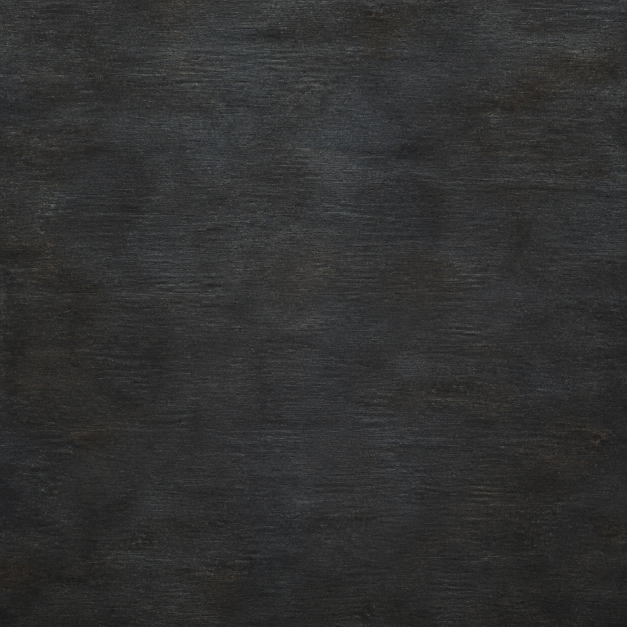
#> input picture tools/assets/source/production_gui/production_surface_source.png, 1254 x 1254 px (shown at 1/2 size)
$ python build_adiscord_intelligence_ui_assets.py
#> lines starting #> are read from the running program, lines starting #| are printed output that depends on the picture
### tools/lib/adiscord_ui_surfaces.py
"""Shared deterministic surfaces for the remaining A-Discord interface skin."""

from __future__ import annotations

from dataclasses import dataclass
from io import BytesIO
from pathlib import Path

from PIL import Image, ImageDraw, ImageEnhance, ImageOps


Color = tuple[int, int, int, int]


@dataclass(frozen=True)
class UiPalette:
    deep: Color
    panel: Color
    edge: Color
    edge_light: Color
    accent: Color
    accent_light: Color


PALETTES = {
    "technology": UiPalette(
        (7, 11, 12, 255),
        (17, 24, 25, 255),
        (55, 69, 70, 255),
        (104, 124, 123, 255),
        (48, 126, 126, 255),
        (74, 166, 162, 255),
    ),
    "logistics": UiPalette(
        (10, 10, 8, 255),
        (25, 22, 17, 255),
        (75, 64, 47, 255),
        (132, 112, 75, 255),
        (153, 101, 43, 255),
        (197, 142, 67, 255),
    ),
    "deployment": UiPalette(
        (8, 10, 7, 255),
        (21, 25, 17, 255),
        (64, 70, 49, 255),
        (112, 121, 79, 255),
        (91, 111, 57, 255),
        (132, 151, 78, 255),
    ),
    "intelligence": UiPalette(
        (7, 9, 12, 255),
        (17, 21, 27, 255),
        (54, 65, 78, 255),
        (98, 116, 135, 255),
        (58, 91, 121, 255),
        (84, 128, 164, 255),
    ),
}


def load_surface_source(
    path: Path,
    minimum_size: tuple[int, int] = (1024, 1024),
) -> Image.Image:
#> called with minimum_size = (1024, 1024)
    if not path.is_file():
        raise RuntimeError(f"missing UI surface source: {path}")
    with Image.open(path) as source_image:
#> source_image is the input picture: PIL image 1254x1254 RGB; mean R, G, B 48.5, 48.7, 48.6
        source = source_image.convert("RGBA")
#> call 2 of load_surface_source, with minimum_size = (256, 384)
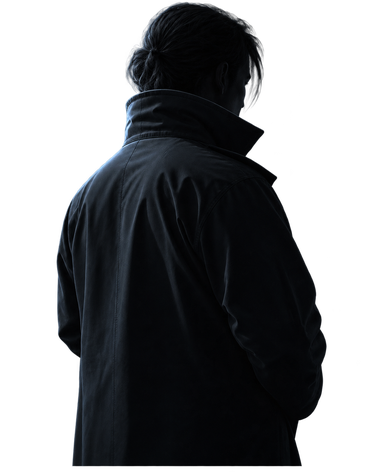
#> input picture tools/assets/source/intelligence_gui/ADISCORD_intelligence_agent_cutout.png, 384 x 472 px
#> in load_surface_source, source_image is the input picture: PIL image 384x472 RGBA; mean R, G, B, A 6.7, 8.2, 10.2, 124.7
    if source.width < minimum_size[0] or source.height < minimum_size[1]:
        raise RuntimeError(
            f"UI surface source must be at least {minimum_size}, got {source.size}: {path}"
        )
    return source


# [217 lines left out: functions metal_surface, surface, _inset_span, _filled_outline, outer_frame, recessed_well and 8 more, not called in this run]


TEXT_OUTPUT_SUFFIXES = frozenset({".gui", ".gfx", ".txt", ".yml", ".asset", ".lua"})


# [35 lines left out: functions _with_existing_newlines, apply_or_check, not called in this run]

### tools/lib/paths.py
"""Stable repository-path helpers for package modules and root-level facades.

``repository_root`` derives the root from this file's location, so it is
identical when imported as ``tools.lib.paths`` or as ``lib.paths`` by a tool
run directly from the legacy ``tools/`` directory.
"""

from __future__ import annotations

import re
from pathlib import Path


def repository_root() -> Path:
    """Return the A-Discord repository root containing the ``tools`` directory."""
    return Path(__file__).resolve().parents[2]


# [27 lines left out: function source_section, not called in this run]

### tools/builders/build_adiscord_intelligence_ui_assets.py
#!/usr/bin/env python3
"""Build the semantic A-Discord intelligence-agency and operative surface set."""

from __future__ import annotations

import argparse
import hashlib
from io import BytesIO
from pathlib import Path
import re

from PIL import Image, ImageChops, ImageDraw, ImageEnhance, ImageFilter, ImageOps

from tools.lib.adiscord_ui_contracts import (
    SpriteContract,
    contact_sheet,
    render_gfx_entry,
    replace_gui_block,
    validate_contract_image,
)
from tools.lib.adiscord_ui_surfaces import (
    PALETTES,
    apply_or_check,
    dds_bytes,
    framed_panel,
    load_surface_source,
    metal_surface,
    outer_frame,
    partial_rails,
    raised_field,
    recessed_well,
    replace_counted,
    status_band,
)
from tools.lib.paths import repository_root


ROOT = repository_root()
BASE_GAME = Path(r"Z:\SteamLibrary\steamapps\common\Hearts of Iron IV")
BASE_INTERFACE = BASE_GAME / "interface"
METAL_SOURCE = ROOT / "tools/assets/source/production_gui/production_surface_source.png"
HEADER_SOURCE = (
    ROOT / "tools/assets/source/intelligence_gui/ADISCORD_intelligence_agent_cutout.png"
)
TERRAIN_SOURCE = ROOT / "map/terrain.bmp"
OUTPUT_DIR = ROOT / "gfx/interface/intelligence/ui"
PREVIEW = ROOT / "docs/development/previews/ADISCORD_intelligence_preview.png"
GFX_OUTPUT = ROOT / "interface/ADISCORD_intelligence_ui.gfx"

EFFECT = "gfx/FX/buttonstate_nodowneffect.lua"
BUTTON_EFFECT = "gfx/FX/buttonstate.lua"
VIOLET = (104, 78, 128, 255)
VIOLET_LIGHT = (143, 111, 164, 255)
STEEL_BLUE = (67, 103, 133, 255)
WARM_COMPLETE = (148, 119, 71, 255)


INTELLIGENCE_CONTRACTS = (
    SpriteContract(
        "GFX_intelligence_agency_header",
        "GFX_ADISCORD_intelligence_agency_header",
        "ADISCORD_intelligence_agency_header.dds",
        "spriteType",
        (519, 109),
    ),
    SpriteContract(
        "GFX_empty_agency_slot_glow",
        "GFX_ADISCORD_intelligence_creation_glow",
        "ADISCORD_intelligence_creation_glow.dds",
        "frameAnimatedSpriteType",
        (950, 78),
        frames=2,
        effect_file="gfx/FX/buttonstate_blendframes.lua",
        always_transparent=True,
        extra_lines=(
            "animation_rate_fps = 1",
            "looping = yes",
            "play_on_show = yes",
            "pause_on_loop = 0.0",
        ),
    ),
    SpriteContract(
        "GFX_tiled_window_insigna",
        "GFX_ADISCORD_intelligence_window_shell",
        "ADISCORD_intelligence_window_shell.dds",
        "corneredTileSpriteType",
        (317, 444),
        border_size=(64, 222),
        effect_file=EFFECT,
    ),
    SpriteContract(
        "GFX_tiled_bg",
        "GFX_ADISCORD_intelligence_content_tile",
        "ADISCORD_intelligence_content_tile.dds",
        "corneredTileSpriteType",
        (192, 192),
        border_size=(64, 64),
        effect_file=EFFECT,
        tiling_center=True,
    ),
    SpriteContract(
        "GFX_tiled_paper_bg",
        "GFX_ADISCORD_intelligence_paper_tile",
        "ADISCORD_intelligence_paper_tile.dds",
        "corneredTileSpriteType",
        (192, 192),
        border_size=(64, 64),
        effect_file=EFFECT,
        tiling_center=True,
    ),
    SpriteContract(
        "GFX_tiled_window_transparent",
        "GFX_ADISCORD_intelligence_transparent_tile",
        "ADISCORD_intelligence_transparent_tile.dds",
        "corneredTileSpriteType",
        (3, 3),
        border_size=(1, 1),
        effect_file=EFFECT,
    ),
    SpriteContract(
        "GFX_agency_upgrade_cost_background",
        "GFX_ADISCORD_intelligence_cost_tile",
        "ADISCORD_intelligence_cost_tile.dds",
        "corneredTileSpriteType",
        (40, 50),
        border_size=(8, 8),
        always_transparent=True,
    ),
    SpriteContract(
        "GFX_intel_header_bg",
        "GFX_ADISCORD_intelligence_branches_header",
        "ADISCORD_intelligence_branches_header.dds",
        "spriteType",
        (519, 109),
    ),
    SpriteContract(
        "GFX_intel_header_bg",
        "GFX_ADISCORD_intelligence_agents_header",
        "ADISCORD_intelligence_agents_header.dds",
        "spriteType",
        (519, 109),
    ),
    SpriteContract(
        "GFX_create_agency_bg",
        "GFX_ADISCORD_intelligence_create",
        "ADISCORD_intelligence_create.dds",
        "spriteType",
        (508, 99),
    ),
    SpriteContract(
        "GFX_agency_branch_upgrades_popup_bg",
        "GFX_ADISCORD_intelligence_branches_popup",
        "ADISCORD_intelligence_branches_popup.dds",
        "spriteType",
        (1092, 91),
        effect_file=EFFECT,
    ),
    SpriteContract(
        "GFX_agency_branch_upgrade_entry_bg",
        "GFX_ADISCORD_intelligence_branch_row",
        "ADISCORD_intelligence_branch_row.dds",
        "spriteType",
        (1040, 136),
        effect_file=EFFECT,
    ),
    SpriteContract(
        "GFX_operatives_bg",
        "GFX_ADISCORD_intelligence_operatives",
        "ADISCORD_intelligence_operatives.dds",
        "spriteType",
        (522, 76),
    ),
    SpriteContract(
        "GFX_operations_tab_large",
        "GFX_ADISCORD_intelligence_tabs",
        "ADISCORD_intelligence_tabs.dds",
        "spriteType",
        (524, 53),
        frames=2,
    ),
    SpriteContract(
        "GFX_operation_entry_bg",
        "GFX_ADISCORD_intelligence_operation_row",
        "ADISCORD_intelligence_operation_row.dds",
        "spriteType",
        (1038, 89),
        frames=2,
    ),
    SpriteContract(
        "GFX_cryptology_country_entry_bg",
        "GFX_ADISCORD_intelligence_crypto_row",
        "ADISCORD_intelligence_crypto_row.dds",
        "spriteType",
        (516, 87),
    ),
    SpriteContract(
        "GFX_cryptology_country_entry_selected_bg",
        "GFX_ADISCORD_intelligence_crypto_selected",
        "ADISCORD_intelligence_crypto_selected.dds",
        "spriteType",
        (516, 87),
    ),
    SpriteContract(
        "GFX_operatives_required_bg",
        "GFX_ADISCORD_intelligence_required",
        "ADISCORD_intelligence_required.dds",
        "spriteType",
        (33, 29),
    ),
    SpriteContract(
        "GFX_group_add_operative_bg",
        "GFX_ADISCORD_intelligence_add_operative",
        "ADISCORD_intelligence_add_operative.dds",
        "spriteType",
        (61, 83),
    ),
    SpriteContract(
        "GFX_operative_missionbar_bg",
        "GFX_ADISCORD_intelligence_mission_bar",
        "ADISCORD_intelligence_mission_bar.dds",
        "spriteType",
        (402, 79),
        effect_file=EFFECT,
    ),
    SpriteContract(
        "GFX_button_221x34",
        "GFX_ADISCORD_intelligence_create_button",
        "ADISCORD_intelligence_create_button.dds",
        "textSpriteType",
        (221, 36),
        effect_file=BUTTON_EFFECT,
    ),
    SpriteContract(
        "GFX_spymaster_button",
        "GFX_ADISCORD_intelligence_command_button",
        "ADISCORD_intelligence_command_button.dds",
        "textSpriteType",
        (214, 28),
        effect_file=BUTTON_EFFECT,
    ),
    SpriteContract(
        "GFX_agency_branch_upgrade_button",
        "GFX_ADISCORD_intelligence_upgrade_card",
        "ADISCORD_intelligence_upgrade_card.dds",
        "spriteType",
        (99, 80),
    ),
)


DOSSIER_SURFACES = (
    ("GFX_operations_clipboard_top_bg", "dossier_top", (500, 91)),
    ("GFX_operations_clipboard_mid_bg", "dossier_mid", (500, 126)),
    ("GFX_operations_clipboard_bottom_bg", "dossier_bottom", (500, 209)),
    ("GFX_phase_title_bg", "dossier_caption", (147, 40)),
    ("GFX_list_entry_bg", "dossier_resource", (254, 35)),
    ("GFX_resource_bg", "dossier_equipment", (85, 27)),
    ("GFX_operation_bottom_bg", "dossier_footer", (752, 40)),
    ("GFX_container_target_info_bg", "dossier_target", (254, 94)),
    ("GFX_reward_bg", "dossier_reward", (500, 74)),
)
INTELLIGENCE_CONTRACTS += tuple(
    SpriteContract(
        source,
        f"GFX_ADISCORD_intelligence_{role}",
        f"ADISCORD_intelligence_{role}.dds",
        "spriteType",
        size,
    )
    for source, role, size in DOSSIER_SURFACES
)
INTELLIGENCE_CONTRACTS += (
    SpriteContract(
        "GFX_tiled_header",
        "GFX_ADISCORD_intelligence_dossier_header",
        "ADISCORD_intelligence_dossier_header.dds",
        "corneredTileSpriteType",
        (40, 40),
        border_size=(8, 8),
        effect_file=EFFECT,
    ),
)


VANILLA_FILES = {
    "operationoverview.gui": "8205aa3edcbcabff93de754de8babba02b6f7b6db30aebef3521017d299eaa71",
    "operationoverview.gfx": "5347d49b84e9eba4d69bd6c6ed2811b1be50680ff62b0d188430236d05486dfc",
    "countryintelligenceagencyview.gui": "e054c3f7498a54211cb0dab874a39dd989b659eca213b227a9cf248525ab2808",
    "countryintelligenceagencyview.gfx": "ab35b478ca6b1e3e22b471b12730629d1b0643f9255cced8e58df5597aea1950",
    "operative.gui": "bcdfa922932131db91c26dab7323e24456ae094b65c2aa2e7b77478c8dc5aa22",
    "operativeleader.gui": "d2463ae3fc50eefe575c20a4b02bbab79b9f33e3e63678c3227a1510129410ae",
    "operativeleader.gfx": "f3ff58f344a1dcae6db664bcea70d3fe44ec1e64571f7165f5a135d927218f0f",
}


FILE_REPLACEMENTS = {
    "operationoverview.gui": {
        **{source: (f"GFX_ADISCORD_intelligence_{role}", 1) for source, role, _size in DOSSIER_SURFACES},
        "GFX_list_entry_bg": ("GFX_ADISCORD_intelligence_dossier_resource", 3),
        "GFX_tiled_paper_w_frame_bg": ("GFX_ADISCORD_intelligence_window_shell", 1),
        "GFX_tiled_header": ("GFX_ADISCORD_intelligence_dossier_header", 1),
    },
    "countryintelligenceagencyview.gui": {
        "GFX_intelligence_agency_header": ("GFX_ADISCORD_intelligence_agency_header", 1),
        "GFX_tiled_window_1b_thin_border": (
            "GFX_ADISCORD_intelligence_content_tile",
            1,
        ),
        "GFX_tiled_bg": ("GFX_ADISCORD_intelligence_content_tile", 1),
        "GFX_tiled_paper_bg": ("GFX_ADISCORD_intelligence_paper_tile", 2),
        "GFX_tiled_paper_flat_bg": (
            "GFX_ADISCORD_intelligence_paper_tile",
            1,
        ),
        "GFX_tiled_paper_w_frame_bg": (
            "GFX_ADISCORD_intelligence_paper_tile",
            1,
        ),
        "GFX_tiled_window_insigna": (
            "GFX_ADISCORD_intelligence_window_shell",
            1,
        ),
        "GFX_tiled_window_transparent": (
            "GFX_ADISCORD_intelligence_transparent_tile",
            1,
        ),
        "GFX_operations_tab_large": ("GFX_ADISCORD_intelligence_tabs", 2),
        "GFX_agency_branch_upgrades_popup_bg": (
            "GFX_ADISCORD_intelligence_branches_popup",
            1,
        ),
        "GFX_operatives_bg": ("GFX_ADISCORD_intelligence_operatives", 1),
        "GFX_create_agency_bg": ("GFX_ADISCORD_intelligence_create", 1),
        "GFX_empty_agency_slot_glow": ("GFX_ADISCORD_intelligence_creation_glow", 1),
        "GFX_button_221x34": (
            "GFX_ADISCORD_intelligence_create_button",
            1,
        ),
        "GFX_spymaster_button": (
            "GFX_ADISCORD_intelligence_command_button",
            2,
        ),
        "GFX_agency_branch_upgrade_button": (
            "GFX_ADISCORD_intelligence_upgrade_card",
            1,
        ),
        "GFX_agency_branch_upgrade_entry_bg": (
            "GFX_ADISCORD_intelligence_branch_row",
            1,
        ),
        "GFX_agency_upgrade_cost_background": (
            "GFX_ADISCORD_intelligence_cost_tile",
            1,
        ),
        "GFX_cryptology_country_entry_bg": (
            "GFX_ADISCORD_intelligence_crypto_row",
            1,
        ),
        "GFX_operation_entry_bg": (
            "GFX_ADISCORD_intelligence_operation_row",
            1,
        ),
        "GFX_operatives_required_bg": (
            "GFX_ADISCORD_intelligence_required",
            2,
        ),
        "GFX_cryptology_country_entry_selected_bg": (
            "GFX_ADISCORD_intelligence_crypto_selected",
            1,
        ),
    },
    "operative.gui": {
        "GFX_tiled_paper_bg2": ("GFX_ADISCORD_intelligence_paper_tile", 1),
    },
    "operativeleader.gui": {
        "GFX_group_add_operative_bg": (
            "GFX_ADISCORD_intelligence_add_operative",
            1,
        ),
        "GFX_operative_missionbar_bg": (
            "GFX_ADISCORD_intelligence_mission_bar",
            1,
        ),
    },
}


FONT_REPLACEMENTS = (
    ("operations_tab_button", "hoi4_typewriter16", "hoi_18mbs"),
    ("crypto_tab_button", "hoi4_typewriter16", "hoi_18mbs"),
)


HEADER_REPLACEMENTS = (
    (
        "agency_branches",
        "GFX_intel_header_bg",
        "GFX_ADISCORD_intelligence_branches_header",
    ),
    (
        "agency_agents",
        "GFX_intel_header_bg",
        "GFX_ADISCORD_intelligence_agents_header",
    ),
)


DARK_SURFACE_FONT_REPLACEMENTS = (
    ("agency_branches", "agency_branches_title", "hoi4_typewriter16", "hoi_18mbs"),
    ("agency_agents", "agency_agents_title", "hoi4_typewriter16", "hoi_18mbs"),
    (
        "operations_grid_container",
        "operations_not_active",
        "hoi4_typewriter16",
        "hoi_18mbs",
    ),
    ("agency_crypto", "crypto_not_active", "hoi4_typewriter16", "hoi_18mbs"),
    (
        "operation_view_entry",
        "operatives_required_text",
        "hoi4_typewriter16",
        "hoi_18mbs",
    ),
    (
        "operation_view_entry",
        "network_strength_text",
        "hoi4_typewriter16",
        "hoi_18mbs",
    ),
)


LEGACY_OUTPUTS = (
    *(
        OUTPUT_DIR / f"ADISCORD_intelligence_{role}.dds"
        for role in ("window", "panel", "card", "selected")
    ),
    OUTPUT_DIR / "ADISCORD_intelligence_header.dds",
)


# [235 lines left out: functions _verified_source, _named_block_bounds, _replace_named_block_value, _replace_named_button_font, _replace_named_container_font, _operation_dossier_layout and 2 more, not called in this run]


def _agency_header(source_art: Image.Image) -> Image.Image:
    palette = PALETTES["intelligence"]
    output = Image.new("RGBA", (519, 109), palette.deep)
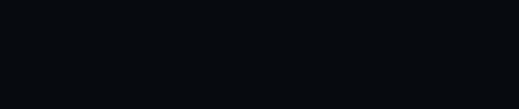
#> output: PIL image 519x109 RGBA; mean R, G, B, A 7, 9, 12, 255
    # Keep the full world visible; a wide image fit would crop its geography.
#> (the run stopped early here; a loop or call above may not have finished)
